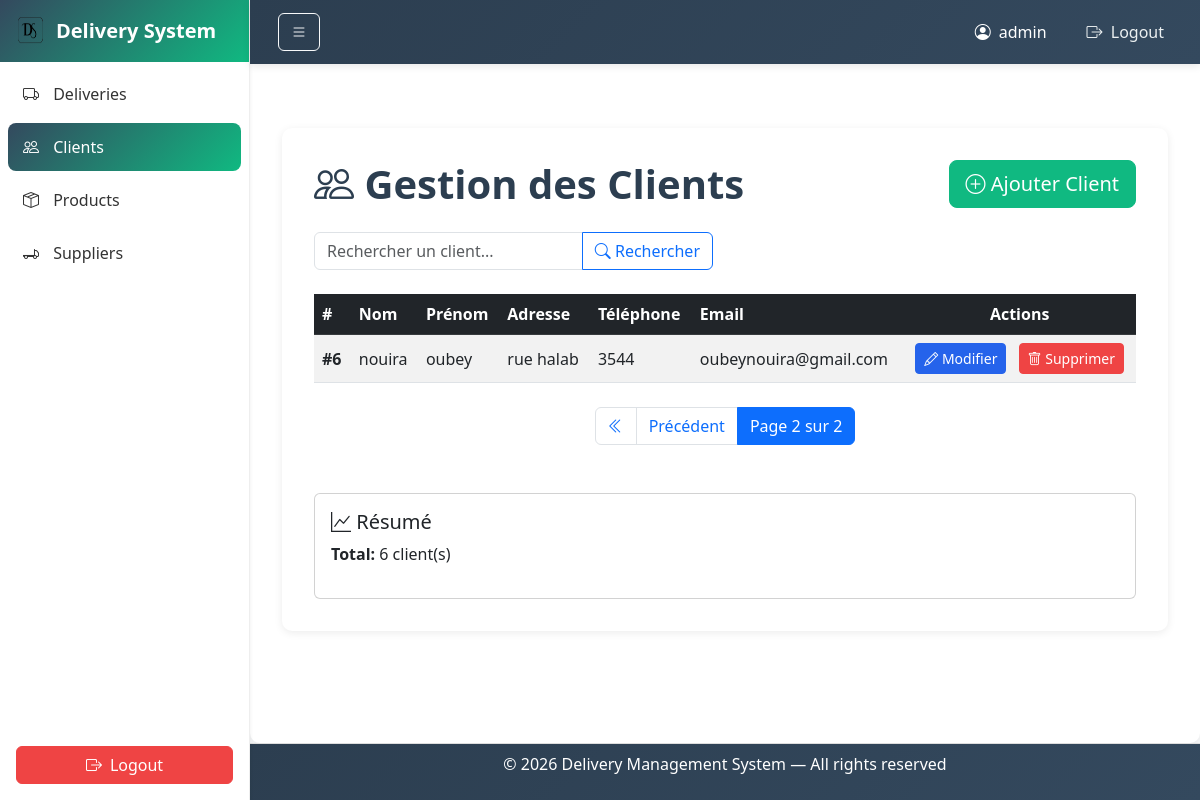
The page /clients/?page=2 (signed in) on the database as committed earlier.
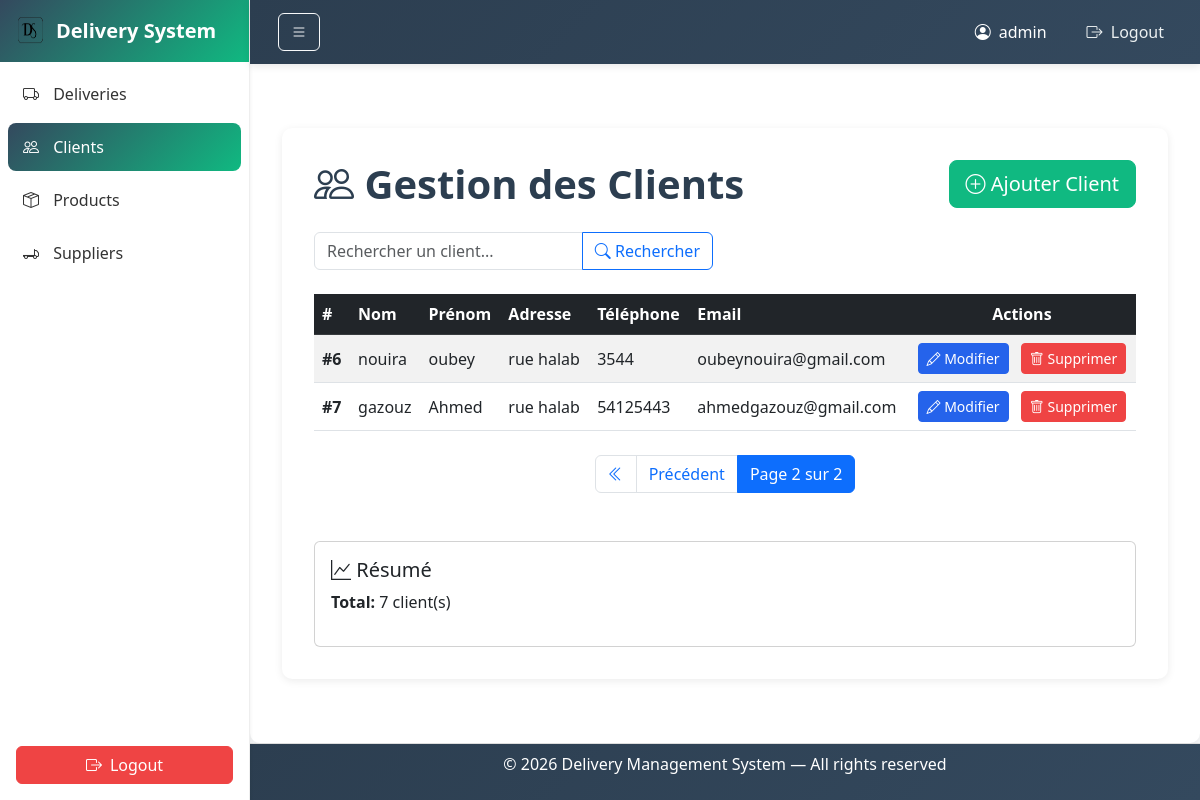
The same page on the database as committed later.
### deliveryproject/models.py (models this page shows, shortened)
class Client(models.Model):
    nom = models.CharField(max_length=100)
    prenom = models.CharField(max_length=100)
    adresse = models.TextField()
    telephone = models.CharField(max_length=20)
    email = models.EmailField(unique=True)

### deliveryproject/views.py (the view, shortened to what this page needs)
# urls.py: path('clients/', views.client_list, name='client_list'),
@login_required(login_url='login')
def client_list(request):
    q = request.GET.get('q', '')
    clients = Client.objects.all().order_by('id')
    paginator = Paginator(clients, 5)
    page_number = request.GET.get('page')
    page_obj = paginator.get_page(page_number)
    return render(request, 'client/list.html', {
        'clients': page_obj,
        'q': q
    })

### deliveryproject/templates/client/list.html (shortened to what this page needs)
{% extends "layouts/base.html" %}
{% block content %}
  <div class="container mt-5">
    <div class="d-flex flex-wrap justify-content-between align-items-center mb-4 gap-2">
        <h1 class="mb-0">
            <i class="bi bi-people"></i> Gestion des Clients
        </h1>
        <a href="{% url 'client_add' %}" class="btn btn-success btn-lg">
            <i class="bi bi-plus-circle"></i> Ajouter Client
        </a>
    </div>
    <div class="row mb-4">
        <div class="col-md-6">
            <form method="get" class="input-group">
                <input
                    type="text"
                    name="q"
                    class="form-control"
                    placeholder="Rechercher un client..."
                    value="{{ request.GET.q }}"
                >
                <button class="btn btn-outline-primary" type="submit">
                    <i class="bi bi-search"></i> Rechercher
                </button>
            </form>
        </div>
    </div>
    {% if clients %}
    <div class="table-responsive">
        <table class="table table-hover table-striped align-middle">
            <thead class="table-dark">
                <tr>
                    <th>#</th>
                    <th>Nom</th>
                    <th>Prénom</th>
                    <th>Adresse</th>
                    <th>Téléphone</th>
                    <th>Email</th>
                    <th class="text-center">Actions</th>
                </tr>
            </thead>
            <tbody>
                {% for client in clients %}
                <tr>
                    <td><strong>#{{ client.id }}</strong></td>
                    <td>{{ client.nom }}</td>
                    <td>{{ client.prenom }}</td>
                    <td>{{ client.adresse }}</td>
                    <td>{{ client.telephone }}</td>
                    <td>{{ client.email }}</td>
                    <td class="text-center">
                        <a href="{% url 'client_update' client.id %}"
                           class="btn btn-sm btn-primary me-2">
                            <i class="bi bi-pencil"></i> Modifier
                        </a>
                        <a href="{% url 'client_delete' client.id %}"
                           class="btn btn-sm btn-danger"
                           onclick="return confirm('Êtes-vous sûr ?')">
                            <i class="bi bi-trash"></i> Supprimer
                        </a>
                    </td>
                </tr>
                {% endfor %}
            </tbody>
        </table>
    </div>
    <nav class="mt-4">
        <ul class="pagination justify-content-center">
            {% if clients.has_previous %}
                <li class="page-item">
                    <a class="page-link" href="?page=1{% if request.GET.q %}&q={{ request.GET.q }}{% endif %}">
                        <i class="bi bi-chevron-double-left"></i>
                    </a>
                </li>
                <li class="page-item">
                    <a class="page-link" href="?page={{ clients.previous_page_number }}{% if request.GET.q %}&q={{ request.GET.q }}{% endif %}">
                        Précédent
                    </a>
                </li>
            {% endif %}
            <li class="page-item active">
                <span class="page-link">
                    Page {{ clients.number }} sur {{ clients.paginator.num_pages }}
                </span>
            </li>
        </ul>
    </nav>
    {% endif %}
    {% if clients %}
    <div class="row mt-5">
        <div class="col-md-12">
            <div class="card">
                <div class="card-body">
                    <h5>
                        <i class="bi bi-graph-up"></i> Résumé
                    </h5>
                    <p>
                        <strong>Total:</strong> {{ clients.paginator.count }} client(s)
                    </p>
                </div>
            </div>
        </div>
    </div>
    {% endif %}
</div>
{% endblock %}

Rows that differ between the two databases and show on the page:
added Client: id "7", nom "gazouz", prenom "Ahmed", adresse "rue halab", telephone "54125443", email "ahmedgazouz@gmail.com"
Other text that changed with them:
{{ clients.paginator.count }}: "6" → "7"
